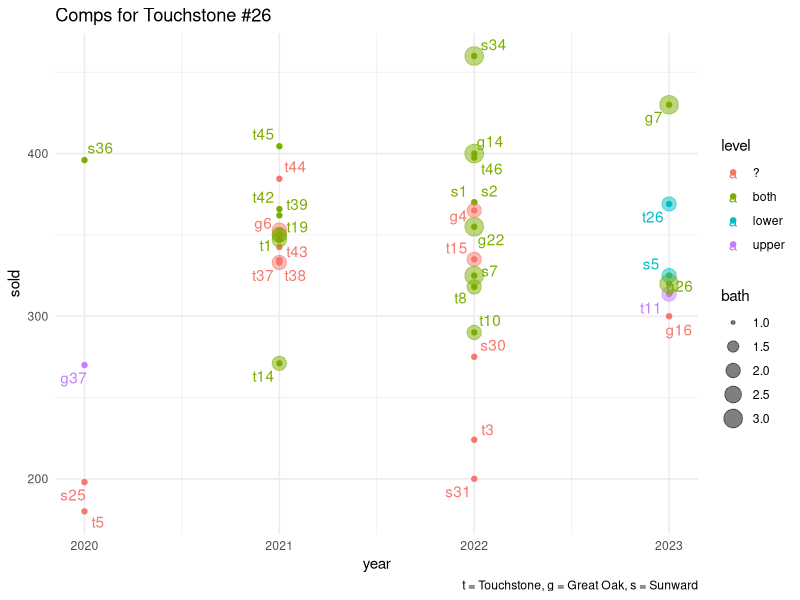

Write R code to recreate this figure.
## ---- chunk 1
knitr::opts_chunk$set(echo = TRUE)
library(tidyverse)
library(ggrepel)
## Sets defaults for R chunks
knitr::opts_chunk$set(echo = TRUE, # echo = TRUE means that code will show
                      cache = FALSE,
                      #cache = TRUE,
                      warning = FALSE,
                      message = FALSE,
                      fig.show="hold",
                      fig.pos= "htbp",
                      fig.path = "figs/",
                      fig.align='center',
                      fig.cap = '   ',
                      fig.retina = 3,
                      fig.height = 4,
                      fig.width = 4,
                      out.width = "100%",
                      out.extra = "")

theme_set(theme_minimal())
theme_update(plot.title = element_text(hjust=0.5,size=12))

# defaults for plots
library(ggplot2); theme_set(theme_minimal());
options(
  ggplot2.continuous.color = "viridis",
  ggplot2.continuous.fill = "viridis"
)
scale_color_discrete <- function(...){
  scale_color_viridis_d(..., direction = -1,
                        begin = 0, end = .6, option = "plasma")}
scale_fill_discrete <- function(...){
  scale_fill_viridis_d(..., direction = -1,
                       begin = 0, end = .6, option = "plasma")}

scale_color_continuous <- function(...){
  scale_color_viridis_c(..., direction = -1,
                        option = "plasma")}
scale_fill_continuous <- function(...){
  scale_fill_viridis_c(..., direction = -1,
                       option = "plasma")}


# Table formatting

# Table formatting
library(kableExtra)
kablebox <- . %>%
  slice_head(n = 100) %>%
  knitr::kable() %>%
  kable_styling() %>%
  scroll_box(height = "400px")
## ---- chunk 2
d <- read_csv("data/comps.csv")

d <- d |> mutate(level = replace_na(level, "?"))

d |> kablebox()

d |>
  distinct(unit, year, sold, level, bath) |>
  ggplot() + 
  aes(label = unit,
      x = year,
      #y = `net value`,
      y = sold,
      color = level) +
    geom_point() +
  geom_point(alpha = .5, aes(size = bath)) +
  geom_text_repel() +
  labs(title = "Comps for Touchstone #26",
       caption = "t = Touchstone, g = Great Oak, s = Sunward")
